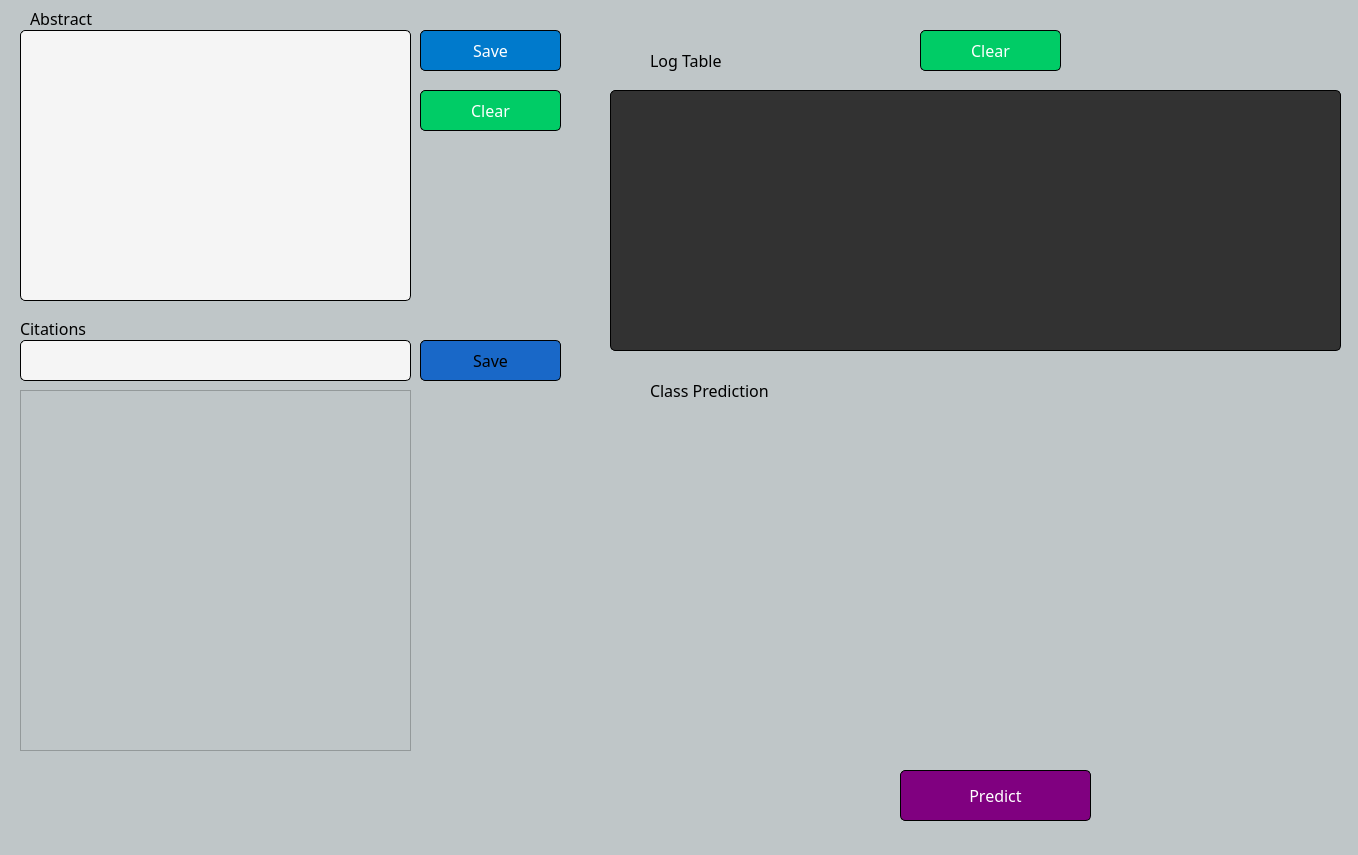
<?xml version="1.0" encoding="UTF-8"?>
<ui version="4.0">
 <class>MainWindow</class>
 <widget class="QMainWindow" name="MainWindow">
  <property name="geometry">
   <rect>
    <x>0</x>
    <y>0</y>
    <width>1358</width>
    <height>855</height>
   </rect>
  </property>
  <property name="acceptDrops">
   <bool>false</bool>
  </property>
  <property name="windowTitle">
   <string>CORA</string>
  </property>
  <property name="windowIcon">
   <iconset>
    <normaloff>CORA.png</normaloff>CORA.png</iconset>
  </property>
  <property name="autoFillBackground">
   <bool>false</bool>
  </property>
  <property name="styleSheet">
   <string notr="true">background-color:rgb(191, 198, 200); /* Light gray */
</string>
  </property>
  <widget class="QWidget" name="centralwidget">
   <widget class="QPushButton" name="pushButton">
    <property name="geometry">
     <rect>
      <x>420</x>
      <y>90</y>
      <width>141</width>
      <height>41</height>
     </rect>
    </property>
    <property name="font">
     <font>
      <family>Cooper Black</family>
      <pointsize>12</pointsize>
     </font>
    </property>
    <property name="autoFillBackground">
     <bool>false</bool>
    </property>
    <property name="styleSheet">
     <string notr="true">#pushButton {
    background-color: rgb(0, 204, 102); /* Green */
    color: rgb(255, 255, 255); /* White text */
    border: 1px solid black;
    border-radius: 5px;
}</string>
    </property>
    <property name="text">
     <string>Clear</string>
    </property>
   </widget>
   <widget class="QPushButton" name="pushButton_2">
    <property name="geometry">
     <rect>
      <x>420</x>
      <y>30</y>
      <width>141</width>
      <height>41</height>
     </rect>
    </property>
    <property name="font">
     <font>
      <family>Cooper Black</family>
      <pointsize>12</pointsize>
     </font>
    </property>
    <property name="autoFillBackground">
     <bool>false</bool>
    </property>
    <property name="styleSheet">
     <string notr="true">#pushButton_2 {
    background-color: rgb(0, 122, 204); /* Bright Blue */
    color: rgb(255, 255, 255); /* White text */
    border: 1px solid black;
    border-radius: 5px;
}

</string>
    </property>
    <property name="text">
     <string>Save</string>
    </property>
   </widget>
   <widget class="QListWidget" name="listWidget">
    <property name="geometry">
     <rect>
      <x>20</x>
      <y>390</y>
      <width>391</width>
      <height>361</height>
     </rect>
    </property>
    <property name="styleSheet">
     <string notr="true">#lineEdit {
    background-color:rgb(186, 200, 199); /* Button background color */
    color: rgb(0, 0, 0); /* Text color */
    border: 1px solid black; /* Optional border styling */
    border-radius: 5px; /* Optional rounded corners */
}
</string>
    </property>
   </widget>
   <widget class="QLineEdit" name="lineEdit_2">
    <property name="geometry">
     <rect>
      <x>20</x>
      <y>340</y>
      <width>391</width>
      <height>41</height>
     </rect>
    </property>
    <property name="font">
     <font>
      <family>Cooper Black</family>
      <pointsize>12</pointsize>
     </font>
    </property>
    <property name="styleSheet">
     <string notr="true">#lineEdit_2 {
    background-color: rgb(245, 245, 245); /* Soft White */
    color: rgb(0, 0, 0); /* Black text */
    border: 1px solid black;
    border-radius: 5px;
}
</string>
    </property>
    <property name="maxLength">
     <number>40000</number>
    </property>
   </widget>
   <widget class="QPushButton" name="pushButton_3">
    <property name="geometry">
     <rect>
      <x>420</x>
      <y>340</y>
      <width>141</width>
      <height>41</height>
     </rect>
    </property>
    <property name="font">
     <font>
      <family>Cooper Black</family>
      <pointsize>12</pointsize>
     </font>
    </property>
    <property name="styleSheet">
     <string notr="true">#pushButton_3 {
    background-color: rgb(25, 104, 200); /* Button background color */
    color: rgb(0, 0, 0); /* Text color */
    border: 1px solid black; /* Optional border styling */
    border-radius: 5px; /* Optional rounded corners */
}

</string>
    </property>
    <property name="text">
     <string>Save</string>
    </property>
   </widget>
   <widget class="QTextEdit" name="log_box">
    <property name="geometry">
     <rect>
      <x>610</x>
      <y>90</y>
      <width>731</width>
      <height>261</height>
     </rect>
    </property>
    <property name="styleSheet">
     <string notr="true">#log_box {
    background-color: rgb(50, 50, 50); /* Dark Gray */
    color: rgb(255, 255, 255); /* White text */
    border: 1px solid black;
    border-radius: 5px;
}</string>
    </property>
   </widget>
   <widget class="QLabel" name="label">
    <property name="geometry">
     <rect>
      <x>650</x>
      <y>50</y>
      <width>121</width>
      <height>21</height>
     </rect>
    </property>
    <property name="font">
     <font>
      <family>Cooper Black</family>
      <pointsize>12</pointsize>
     </font>
    </property>
    <property name="text">
     <string>Log Table</string>
    </property>
   </widget>
   <widget class="QPushButton" name="pushButton_4">
    <property name="geometry">
     <rect>
      <x>900</x>
      <y>770</y>
      <width>191</width>
      <height>51</height>
     </rect>
    </property>
    <property name="font">
     <font>
      <family>Cooper Black</family>
      <pointsize>12</pointsize>
     </font>
    </property>
    <property name="styleSheet">
     <string notr="true">#pushButton_4 {
    background-color: rgb(128, 0, 128); /* Purple */
    color: rgb(255, 255, 255); /* White text */
    border: 1px solid black;
    border-radius: 5px;
}</string>
    </property>
    <property name="text">
     <string>Predict</string>
    </property>
   </widget>
   <widget class="QLabel" name="label_3">
    <property name="geometry">
     <rect>
      <x>650</x>
      <y>380</y>
      <width>181</width>
      <height>21</height>
     </rect>
    </property>
    <property name="font">
     <font>
      <family>Cooper Black</family>
      <pointsize>12</pointsize>
     </font>
    </property>
    <property name="text">
     <string>Class Prediction</string>
    </property>
   </widget>
   <widget class="QLabel" name="label_2">
    <property name="geometry">
     <rect>
      <x>30</x>
      <y>10</y>
      <width>91</width>
      <height>16</height>
     </rect>
    </property>
    <property name="font">
     <font>
      <family>Cooper Black</family>
      <pointsize>12</pointsize>
     </font>
    </property>
    <property name="text">
     <string>Abstract</string>
    </property>
   </widget>
   <widget class="QLabel" name="label_4">
    <property name="geometry">
     <rect>
      <x>20</x>
      <y>320</y>
      <width>91</width>
      <height>16</height>
     </rect>
    </property>
    <property name="font">
     <font>
      <family>Cooper Black</family>
      <pointsize>12</pointsize>
     </font>
    </property>
    <property name="text">
     <string>Citations</string>
    </property>
   </widget>
   <widget class="QTextEdit" name="textEdit">
    <property name="geometry">
     <rect>
      <x>20</x>
      <y>30</y>
      <width>391</width>
      <height>271</height>
     </rect>
    </property>
    <property name="styleSheet">
     <string notr="true">#textEdit {
	background-color: rgb(245, 245, 245); /* Soft White */
	color: rgb(0, 0, 0); /* Black text */
	border: 1px solid black;
	border-radius: 5px;
}</string>
    </property>
   </widget>
   <widget class="QPushButton" name="pushButton_5">
    <property name="geometry">
     <rect>
      <x>920</x>
      <y>30</y>
      <width>141</width>
      <height>41</height>
     </rect>
    </property>
    <property name="font">
     <font>
      <family>Cooper Black</family>
      <pointsize>12</pointsize>
     </font>
    </property>
    <property name="styleSheet">
     <string notr="true">#pushButton_5 {
    background-color: rgb(0, 204, 102); /* Green */
    color: rgb(255, 255, 255); /* White text */
    border: 1px solid black;
    border-radius: 5px;
}</string>
    </property>
    <property name="text">
     <string>Clear</string>
    </property>
   </widget>
   <widget class="PlotWidget" name="graphWidget" native="true">
    <property name="geometry">
     <rect>
      <x>610</x>
      <y>400</y>
      <width>731</width>
      <height>351</height>
     </rect>
    </property>
   </widget>
  </widget>
  <widget class="QStatusBar" name="statusbar"/>
 </widget>
 <customwidgets>
  <customwidget>
   <class>PlotWidget</class>
   <extends>QWidget</extends>
   <header location="global">pyqtgraph.h</header>
   <container>1</container>
  </customwidget>
 </customwidgets>
 <resources/>
 <connections/>
</ui>
